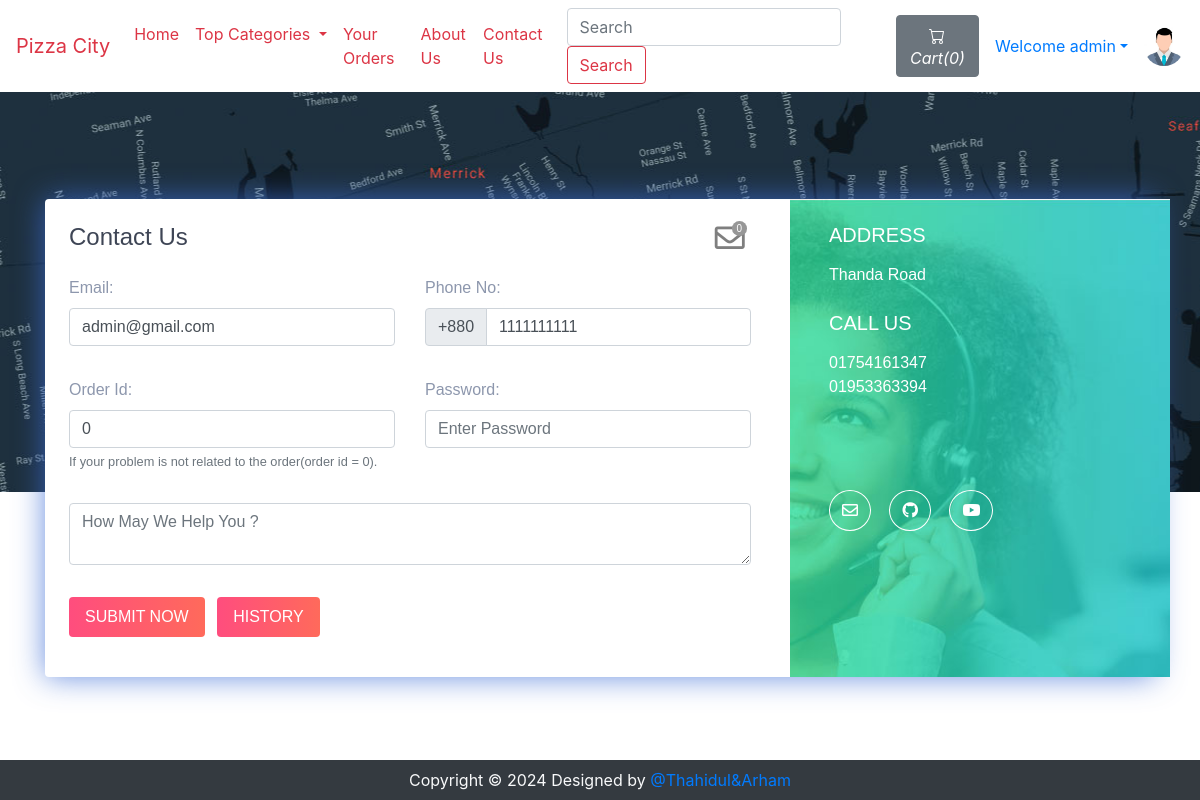
The app's page /contact.php (signed in) with its own data.
### tables this page shows
CREATE TABLE `sitedetail` (
  `tempId` int(11) NOT NULL,
  `systemName` varchar(21) NOT NULL,
  `email` varchar(35) NOT NULL,
  `contact1` bigint(21) NOT NULL,
  `contact2` bigint(21) DEFAULT NULL COMMENT 'Optional',
  `address` text NOT NULL,
  `dateTime` datetime NOT NULL DEFAULT current_timestamp()
);

CREATE TABLE `users` (
  `id` int(21) NOT NULL,
  `username` varchar(21) NOT NULL,
  `firstName` varchar(21) NOT NULL,
  `lastName` varchar(21) NOT NULL,
  `email` varchar(35) NOT NULL,
  `phone` bigint(20) NOT NULL,
  `userType` enum('0','1') NOT NULL DEFAULT '0' COMMENT '0=user\r\n1=admin',
  `password` varchar(255) NOT NULL,
  `joinDate` datetime NOT NULL DEFAULT current_timestamp()
);

### contact.php (the view, shortened to what this page needs)
<!doctype html>
<html lang="en">
  <head>
    <link rel="stylesheet" href="https://stackpath.bootstrapcdn.com/bootstrap/4.5.0/css/bootstrap.min.css">
    <link rel="stylesheet" href="https://use.fontawesome.com/releases/v5.8.2/css/all.css">
  </head>
  <body>
  <?php include 'partials/_dbconnect.php';?>
  <?php include 'partials/_nav.php';?>
      <div class="contact2" style="background-image:url(img/map.jpg);height: 400px;" id="contact">
        <div class="container">
          <div class="row contact-container">
            <div class="col-lg-12">
              <div class="card card-shadow border-0 mb-4">
                <div class="row">
                  <div class="col-lg-8">
                    <div class="contact-box p-4">
                      <div class="row">
                        <div class="col-lg-8">
                          <h4 class="title">Contact Us</h4>
                        </div>
                        <?php if($loggedin){ ?>
                          <div class="col-lg-4">
                            <div class="icon-badge-container mx-1" style="padding-left: 167px;">
                              <a href="#" data-toggle="modal" data-target="#adminReply"><i class="far fa-envelope icon-badge-icon"></i></a>
                              <div class="icon-badge"><b><span id="totalMessage">0</span></b></div>
                            </div>
                          </div>
                        <?php } ?>
                      </div>
                      <?php
                          $passSql = "SELECT * FROM users WHERE id='$userId'";
                          $passResult = mysqli_query($conn, $passSql);
                          $passRow=mysqli_fetch_assoc($passResult);
                          $email = $passRow['email'];
                          $phone = $passRow['phone'];
                      ?>
                      <form action="partials/_manageContactUs.php" method="POST">
                        <div class="row">
                          <div class="col-lg-6">
                            <div class="form-group mt-3">
                                <b><label for="email">Email:</label></b>
                                <input type="email" class="form-control" id="email" name="email" placeholder="Enter Your Email" required value="<?php echo $email ?>">
                            </div>
                          </div>
                          <div class="col-lg-6">
                            <div class="form-group mt-3">
                                <b><label for="phone">Phone No:</label></b>
                                <div class="input-group mb-3">
                                    <div class="input-group-prepend">
                                      <span class="input-group-text" id="basic-addon">+880</span>
                                    </div>
                                    <input type="tel" class="form-control" id="phone" name="phone" aria-describedby="basic-addon" placeholder="Enter Your Phone Number" required pattern="[0-9]{10}" value="<?php echo $phone ?>">
                                </div>
                            </div>
                          </div>
                          <div class="col-lg-6">
                            <div class="form-group mt-3">
                              <b><label for="orderId">Order Id:</label></b>
                              <input class="form-control" type="text" id="orderId" name="orderId" placeholder="Order Id" value="0">
                              <small id="orderIdHelp" class="form-text text-muted">If your problem is not related to the order(order id = 0).</small>
                            </div>
                          </div>
                          <div class="col-lg-6">
                            <div class="form-group mt-3">
                              <b><label for="password">Password:</label></b>
                              <input class="form-control" id="password" name="password" placeholder="Enter Password" type="password" placeholder="Enter Your Password" required data-toggle="password">
                            </div>
                          </div>
                          <div class="col-lg-12">
                            <div class="form-group  mt-3">
                                <textarea class="form-control" id="message" name="message" rows="2" required minlength="6" placeholder="How May We Help You ?"></textarea>
                            </div>
                          </div>
                          <?php if($loggedin){ ?>
                            <div class="col-lg-12">
                              <button type="submit" class="btn btn-danger-gradiant mt-3 mb-3 text-white border-0 py-2 px-3"><span> SUBMIT NOW <i class="ti-arrow-right"></i></span></button>
                              <button type="button" class="btn btn-danger-gradiant mt-3 mb-3 text-white border-0 py-2 px-3 mx-2" data-toggle="modal" data-target="#history"><span> HISTORY <i class="ti-arrow-right"></i></span></button>
                            </div>
                          <?php } ?>
                        </div>
                      </form>
                    </div>
                  </div>
                  <?php
                    $sql = "SELECT * FROM `sitedetail`";
                    $result = mysqli_query($conn, $sql);
                    $row = mysqli_fetch_assoc($result);
                    $email = $row['email'];
                    echo '<div class="col-lg-4 bg-image" style="background-image:url(img/contact.jpg)">
                          <div class="detail-box p-4">
                            <h5 class="text-white font-weight-light mb-3">ADDRESS</h5>
                            <p class="text-white op-7"> Thanda Road</p>
                            <h5 class="text-white font-weight-light mb-3 mt-4">CALL US</h5>
                            <p class="text-white op-7"> 01754161347
                              <br> 01953363394 </p>
                            <div class="round-social light">
                              <a href="https://mail.google.com/mail/u/0/#inbox?compose=new' .$email. '" class="ml-0 text-decoration-none text-white border border-white rounded-circle" target="_blank"><i class="far fa-envelope"></i></a>
                              <a href="https://github.com/ArhamDippoxD" class="text-decoration-none text-white border border-white rounded-circle" target="_blank"><i class="fab fa-github"></i></i></a>
                              <a href="https://www.youtube.com/channel/UC_lno1uN-QvIb7aQqpyMZ6w" class="text-decoration-none text-white border border-white rounded-circle" target="_blank"><i class="fab fa-youtube"></i></a>
                            </div>
                          </div>
                        </div>';
                  ?>
                </div>
              </div>
            </div>
          </div>
        </div>
      </div>
  <?php include 'partials/_footer.php';?>
  </body>
</html>

### partials/_nav.php (shortened to what this page needs)
<?php
if(isset($_SESSION['loggedin']) && $_SESSION['loggedin']==true){
  $loggedin= true;
  $userId = $_SESSION['userId'];
  $username = $_SESSION['username'];
}
else{
  $loggedin = false;
  $userId = 0;
}
$sql = "SELECT * FROM `sitedetail`";
$result = mysqli_query($conn, $sql);
$row = mysqli_fetch_assoc($result);
$systemName = $row['systemName'];
echo '
<nav class="navbar navbar-expand-lg text-danger navbar-white">
      <a class="navbar-brand text-danger" href="index.php">'.$systemName.'</a>
      <button class="navbar-toggler" type="button" data-toggle="collapse" data-target="#navbarSupportedContent" aria-controls="navbarSupportedContent" aria-expanded="false" aria-label="Toggle navigation">
        <span class="navbar-toggler-icon text-danger"></span>
      </button>
      <div class="collapse navbar-collapse" id="navbarSupportedContent">
        <ul class="navbar-nav mr-auto">
          <li class="nav-item  active">
            <a class="nav-link text-danger" href="index.php">Home <span class="sr-only">(current)</span></a>
          </li>
          <li class="nav-item dropdown">
            <a class="nav-link text-danger dropdown-toggle" href="#" id="navbarDropdown" role="button" data-toggle="dropdown" aria-haspopup="true" aria-expanded="false">
              Top Categories
            </a>
            <div class="dropdown-menu" aria-labelledby="navbarDropdown">';
            echo '</div>
          </li>
          <li class="nav-item">
            <a class="nav-link text-danger" href="viewOrder.php">Your Orders</a>
          </li>
          <li class="nav-item">
            <a class="nav-link text-danger" href="about.php">About Us</a>
          </li>
          <li class="nav-item">
            <a class="nav-link text-danger" href="contact.php">Contact Us</a>
          </li>
        </ul>
        <form method="get" action="/OnlinePizzaDelivery/search.php" class="form-inline my-2 my-lg-0 mx-3">
          <input class="form-control text-danger mr-sm-2" type="search" name="search" id="search" placeholder="Search" aria-label="Search" required>
          <button class="btn btn-outline-danger my-2 my-sm-0" type="submit">Search</button>
        </form>';
        $countsql = "SELECT SUM(`itemQuantity`) FROM `viewcart` WHERE `userId`=$userId";
        $countresult = mysqli_query($conn, $countsql);
        $countrow = mysqli_fetch_assoc($countresult);
        $count = $countrow['SUM(`itemQuantity`)'];
        if(!$count) {
          $count = 0;
        }
        echo '<a href="viewCart.php"><button type="button" class="btn btn-secondary mx-2" title="MyCart">
          <svg xmlns="img/cart.svg" width="16" height="16" fill="currentColor" class="bi bi-cart" viewBox="0 0 16 16">
            <path d="M0 1.5A.5.5 0 0 1 .5 1H2a.5.5 0 0 1 .485.379L2.89 3H14.5a.5.5 0 0 1 .491.592l-1.5 8A.5.5 0 0 1 13 12H4a.5.5 0 0 1-.491-.408L2.01 3.607 1.61 2H.5a.5.5 0 0 1-.5-.5zM3.102 4l1.313 7h8.17l1.313-7H3.102zM5 12a2 2 0 1 0 0 4 2 2 0 0 0 0-4zm7 0a2 2 0 1 0 0 4 2 2 0 0 0 0-4zm-7 1a1 1 0 1 1 0 2 1 1 0 0 1 0-2zm7 0a1 1 0 1 1 0 2 1 1 0 0 1 0-2z"/>
          </svg>
          <i class="bi bi-cart">Cart(' .$count. ')</i>
        </button></a>';
        if($loggedin){
          echo '<ul class="navbar-nav mr-2">
            <li class="nav-item dropdown">
              <a class="nav-link dropdown-toggle" href="#" id="navbarDropdown" role="button" data-toggle="dropdown"> Welcome ' .$username. '</a>
              <div class="dropdown-menu text-danger" aria-labelledby="navbarDropdown">
                <a class="dropdown-item" href="partials/_logout.php">Logout</a>
              </div>
            </li>
          </ul>
          <div class="text-center image-size-small position-relative">
            <a href="viewProfile.php"><img src="img/person-' .$userId. '.jpg" class="rounded-circle text-danger" onError="this.src = \'img/profilePic.jpg\'" style="width:40px; height:40px"></a>
          </div>';
        }
        else {
          echo '
          <button type="button" class="btn btn-danger mx-2"  data-toggle="modal" data-target="#loginModal">Login</button>
          <button type="button" class="btn btn-danger mx-2"  data-toggle="modal" data-target="#signupModal">SignUp</button>';
        }
  echo '</div>
    </nav>';
?>

### contact.php (style rules this page uses)
.icon-badge-container { position: absolute; }
.icon-badge-icon { font-size: 30px; color: rgb(0 0 0 / 50%); position: relative; }
.icon-badge { background-color: #979797;; font-size: 10px; color: white; text-align: center; width: 15px; height: 15px; border-radius: 49%; position: relative; top: -35px; left: 17px; }
.contact2 { font-family: "Montserrat", sans-serif; color: #8d97ad; font-weight: 300; background-position: center top; }
.contact2 h1, .contact2 h2, .contact2 h3, .contact2 h4, .contact2 h5, .contact2 h6 { color: #3e4555; }
.contact2 .bg-image { background-size: cover; position: relative; display: -webkit-box; display: -webkit-flex; display: -ms-flexbox; display: flex; }
.contact2 .card.card-shadow { -webkit-box-shadow: 0px 0px 30px rgba(115, 128, 157, 0.1); box-shadow: 0px 0px 30px rgba(61, 109, 214, 0.774); }
.contact2 .detail-box .round-social { margin-top: 100px; }
.contact2 .round-social a { background: transparent; margin: 0 7px; padding: 11px 12px; }
.contact2 .contact-container { position: relative; top: 107px; }
.contact2 .btn-danger-gradiant { background: #ff4d7e; background: -webkit-linear-gradient(legacy-direction(to right), #ff4d7e 0%, #ff6a5b 100%); background: -webkit-gradient(linear, left top, right top, from(#ff4d7e), to(#ff6a5b)); background: -webkit-linear-gradient(left, #ff4d7e 0%, #ff6a5b 100%); background: -o-linear-gradient(left, #ff4d7e 0%, #ff6a5b 100%); background: linear-gradient(to right, #ff4d7e 0%, #ff6a5b 100%); }

### records on screen
sitedetail: systemName "Pizza City"
users: email "admin@gmail.com", phone "1111111111"

### other values on screen
$count "0"
$username "admin"
